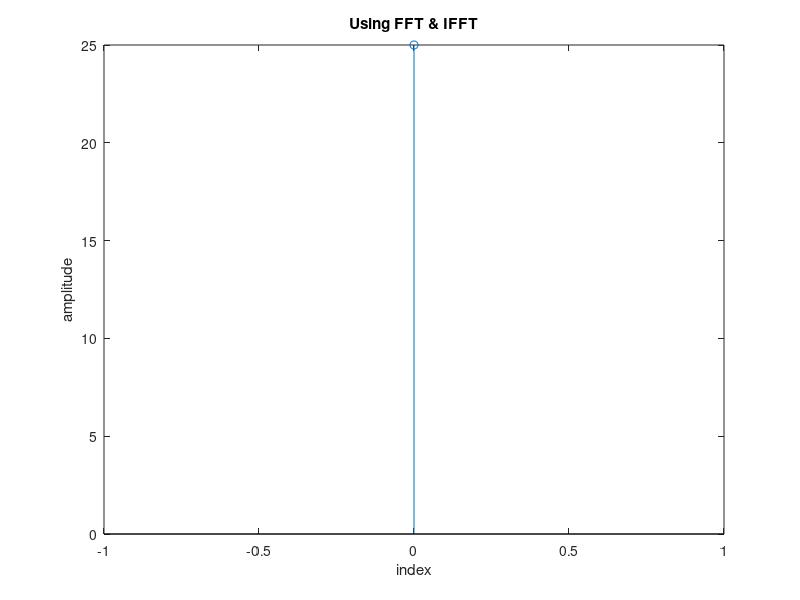

The MATLAB script that drew this image:
%circular convolution using FFT and IFFT
clc;
close all;
x=input("enter first sequence");
h=input("enter second sequence");
n=length(x);
m=length(h);
l=max(n,m);
xn=[x zeros(1,l-n)];
hn=[h zeros(1,l-m)];
n=fft(xn);
m=fft(hn);
yl=n.*m;
y=ifft(yl);
y_index=0:l-1;
disp(y);
stem(y_index,y);
xlabel("index");
ylabel("amplitude");
title("Using FFT & IFFT");
